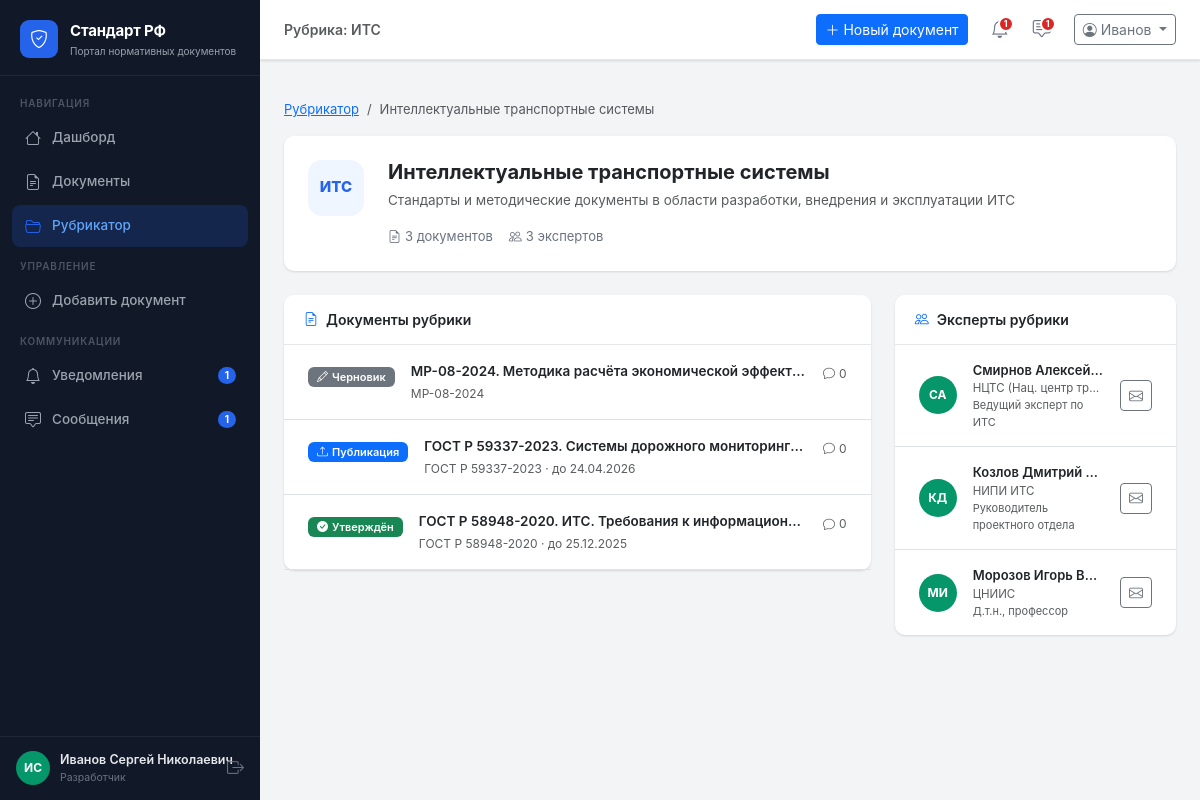
The app's page /rubrics/1 (signed in) with its own data.
### app/models.py (models this page shows, shortened)
class User(db.Model):
    __tablename__ = 'users'
    id           = db.Column(db.Integer, primary_key=True)
    username     = db.Column(db.String(80), unique=True, nullable=False)
    email        = db.Column(db.String(120), unique=True, nullable=False)
    password     = db.Column(db.String(200), nullable=False, default='demo123')
    role         = db.Column(db.String(20), nullable=False)   # admin | org | expert
    full_name    = db.Column(db.String(200))
    organization = db.Column(db.String(300))
    position     = db.Column(db.String(200))
    created_at   = db.Column(db.DateTime, default=datetime.utcnow)
    phone        = db.Column(db.String(20))
    is_active    = db.Column(db.Boolean, default=True)
    org_id       = db.Column(db.Integer, db.ForeignKey('users.id'), nullable=True)
    rubric_id    = db.Column(db.Integer, db.ForeignKey('rubrics.id'), nullable=True)
    documents     = db.relationship('Document', backref='author', lazy=True,
                                    foreign_keys='Document.author_id')
    comments      = db.relationship('Comment', backref='author', lazy=True)
    notifications = db.relationship('Notification', backref='user', lazy=True)
    def get_initials(self):
        if self.full_name:
            parts = self.full_name.split()
            if len(parts) >= 2:
                return f"{parts[0][0]}{parts[1][0]}".upper()
            return self.full_name[:2].upper()
        return self.username[:2].upper()
    def role_label(self):
        return {'admin': 'Сис. администратор', 'org': 'Разработчик', 'organization': 'Организация', 'expert': 'Эксперт'}.get(self.role, self.role)
    def unread_notifications(self):
        return Notification.query.filter_by(user_id=self.id, is_read=False).count()
    def unread_messages(self):
        return Message.query.filter_by(receiver_id=self.id, is_read=False).count()

class Rubric(db.Model):
    __tablename__ = 'rubrics'
    id          = db.Column(db.Integer, primary_key=True)
    code        = db.Column(db.String(20), unique=True, nullable=False)
    name        = db.Column(db.String(200), nullable=False)
    description = db.Column(db.Text)
    created_at  = db.Column(db.DateTime, default=datetime.utcnow)
    documents = db.relationship('Document', backref='rubric', lazy=True)
    def expert_count(self):
        return RubricExpert.query.filter_by(rubric_id=self.id).count()
    def document_count(self):
        return Document.query.filter_by(rubric_id=self.id).count()

class Document(db.Model):
    __tablename__ = 'documents'
    id                  = db.Column(db.Integer, primary_key=True)
    title               = db.Column(db.String(500), nullable=False)
    number              = db.Column(db.String(100))
    rubric_id           = db.Column(db.Integer, db.ForeignKey('rubrics.id'), nullable=True)
    author_id           = db.Column(db.Integer, db.ForeignKey('users.id'), nullable=False)
    status              = db.Column(db.String(30), default='draft')
    doc_type            = db.Column(db.String(50), default='standard')
    description         = db.Column(db.Text)
    discussion_deadline = db.Column(db.Date)
    created_at          = db.Column(db.DateTime, default=datetime.utcnow)
    updated_at          = db.Column(db.DateTime, default=datetime.utcnow, onupdate=datetime.utcnow)
    versions = db.relationship('DocumentVersion', backref='document', lazy=True,
                               order_by='DocumentVersion.uploaded_at.desc()')
    comments = db.relationship('Comment', backref='document', lazy=True,
                               order_by='Comment.created_at.desc()')
    stages   = db.relationship('DocumentStage', backref='document', lazy=True,
                               order_by='DocumentStage.order')
    def status_info(self):
        return DOCUMENT_STATUSES.get(self.status, ('Неизвестно', 'secondary'))
    def comments_count(self):
        return Comment.query.filter_by(document_id=self.id).count()

### app/routes/rubrics.py (the view)
@rubrics_bp.route('/<int:rubric_id>')
@login_required
def detail(rubric_id):
    user   = get_current_user()
    rubric = Rubric.query.get_or_404(rubric_id)
    docs   = Document.query.filter_by(rubric_id=rubric_id)\
                           .order_by(Document.updated_at.desc()).all()
    experts = [re.user for re in
               RubricExpert.query.filter_by(rubric_id=rubric_id).all()]
    from app.models import DOCUMENT_STATUSES
    return render_template('rubrics/detail.html',
                           rubric=rubric, docs=docs, experts=experts,
                           DOCUMENT_STATUSES=DOCUMENT_STATUSES, user=user)

### app/utils.py (called while the page is built)
def login_required(f):
    @wraps(f)
    def decorated(*args, **kwargs):
        if 'user_id' not in session:
            return redirect(url_for('auth.login'))
        return f(*args, **kwargs)
    return decorated

def get_current_user():
    if 'user_id' in session:
        return User.query.get(session['user_id'])
    return None

### app/templates/rubrics/detail.html (shortened to what this page needs)
{% extends 'base.html' %}
{% block page_title %}Рубрика: {{ rubric.code }}{% endblock %}
{% block content %}
<nav aria-label="breadcrumb" class="mb-3">
  <ol class="breadcrumb" style="font-size:13px;">
    <li class="breadcrumb-item"><a href="{{ url_for('rubrics.index') }}">Рубрикатор</a></li>
    <li class="breadcrumb-item active">{{ rubric.name }}</li>
  </ol>
</nav>
<div class="card mb-4">
  <div class="card-body p-4">
    <div class="d-flex align-items-start gap-4">
      <div style="width:56px;height:56px;background:#eff6ff;border-radius:14px;
                  display:flex;align-items:center;justify-content:center;
                  font-size:15px;font-weight:800;color:#2563eb;flex-shrink:0;">
        {{ rubric.code }}
      </div>
      <div>
        <h2 style="font-size:20px;font-weight:700;margin-bottom:6px;">{{ rubric.name }}</h2>
        {% if rubric.description %}
        <p class="text-muted mb-0" style="font-size:13.5px;line-height:1.6;">{{ rubric.description }}</p>
        {% endif %}
        <div class="d-flex gap-3 mt-3" style="font-size:13px;color:#6b7280;">
          <span><i class="bi bi-file-earmark-text me-1"></i>{{ rubric.document_count() }} документов</span>
          <span><i class="bi bi-people me-1"></i>{{ rubric.expert_count() }} экспертов</span>
        </div>
      </div>
    </div>
  </div>
</div>
<div class="row g-4">
  <div class="col-xl-8">
    <div class="card">
      <div class="card-header">
        <i class="bi bi-file-earmark-text text-primary me-2"></i>Документы рубрики
      </div>
      <div class="card-body p-0">
        {% if docs %}
          {% for doc in docs %}
          {% set si = doc.status_info() %}
          <a href="{{ url_for('documents.detail', doc_id=doc.id) }}"
             class="d-flex align-items-start gap-3 px-4 py-3 border-bottom
                    text-decoration-none text-dark list-group-item-action"
             style="overflow:hidden;">
            <div class="mt-1 flex-shrink-0">
              <span class="badge bg-{{ si[1] }}"><i class="bi bi-{{ si[2] }} me-1"></i>{{ si[0] }}</span>
            </div>
            <div class="flex-grow-1 min-w-0" style="overflow:hidden;">
              <div class="fw-semibold text-truncate" style="font-size:13.5px;">{{ doc.title }}</div>
              <div class="text-muted mt-1 text-truncate" style="font-size:12px;">
                {{ doc.number or '—' }}{% if doc.discussion_deadline %} · до {{ doc.discussion_deadline.strftime('%d.%m.%Y') }}{% endif %}
              </div>
            </div>
            <div class="text-muted flex-shrink-0 d-flex align-items-center gap-1 mt-1" style="font-size:12px;white-space:nowrap;">
              <i class="bi bi-chat"></i><span>{{ doc.comments_count() }}</span>
            </div>
          </a>
          {% endfor %}
        {% else %}
        <div class="text-center py-5 text-muted">
          <i class="bi bi-file-earmark" style="font-size:36px;opacity:.25;"></i>
          <p class="mt-2 mb-0">Документов в этой рубрике пока нет</p>
        </div>
        {% endif %}
      </div>
    </div>
  </div>
  <div class="col-xl-4">
    <div class="card">
      <div class="card-header">
        <i class="bi bi-people text-primary me-2"></i>Эксперты рубрики
      </div>
      <div class="card-body p-0">
        {% if experts %}
          {% for expert in experts %}
          <div class="d-flex align-items-center gap-3 px-4 py-3
                      {% if not loop.last %}border-bottom{% endif %}">
            <div class="user-avatar" style="width:38px;height:38px;font-size:12px;
                 background:#059669;flex-shrink:0;">
              {{ expert.get_initials() }}
            </div>
            <div class="flex-grow-1 min-w-0">
              <div class="fw-semibold text-truncate" style="font-size:13px;">
                {{ expert.full_name }}
              </div>
              <div class="text-muted text-truncate" style="font-size:11.5px;">
                {{ expert.organization }}
              </div>
              <div class="text-muted" style="font-size:11px;">{{ expert.position }}</div>
            </div>
            <a href="{{ url_for('messages.compose', to=expert.id) }}"
               class="btn btn-sm btn-outline-secondary flex-shrink-0" title="Написать сообщение">
              <i class="bi bi-envelope"></i>
            </a>
          </div>
          {% endfor %}
        {% else %}
        <div class="text-center py-4 text-muted" style="font-size:13px;">
          <i class="bi bi-person-x" style="font-size:28px;opacity:.3;display:block;margin-bottom:8px;"></i>
          Эксперты не назначены
        </div>
        {% endif %}
      </div>
    </div>
  </div>
</div>
{% endblock %}

### app/templates/base.html (shortened to what this page needs)
<!DOCTYPE html>
<html lang="ru">
<head>
  <link rel="stylesheet"
        href="https://cdn.jsdelivr.net/npm/bootstrap@5.3.3/dist/css/bootstrap.min.css" />
  <link rel="stylesheet"
        href="https://cdn.jsdelivr.net/npm/bootstrap-icons@1.11.3/font/bootstrap-icons.min.css" />
  <link rel="stylesheet" href="{{ url_for('static', filename='css/main.css') }}" />
</head>
<body>
<aside class="sidebar" id="sidebar">
  <div class="sidebar-brand">
    <div class="brand-icon"><i class="bi bi-shield-check"></i></div>
    <div class="brand-text">
      <span class="brand-title">Стандарт РФ</span>
      <span class="brand-sub">Портал нормативных документов</span>
    </div>
  </div>
  <nav class="sidebar-nav">
    <div class="nav-section-label">Навигация</div>
    <a href="{{ url_for('main.dashboard') }}"
       class="nav-link {% if request.endpoint == 'main.dashboard' %}active{% endif %}">
      <i class="bi bi-house"></i><span>Дашборд</span>
    </a>
    <a href="{{ url_for('documents.list_documents') }}"
       class="nav-link {% if request.blueprint == 'documents' and request.endpoint != 'documents.add' %}active{% endif %}">
      <i class="bi bi-file-earmark-text"></i><span>Документы</span>
    </a>
    <a href="{{ url_for('rubrics.index') }}"
       class="nav-link {% if request.blueprint == 'rubrics' %}active{% endif %}">
      <i class="bi bi-folder2-open"></i><span>Рубрикатор</span>
    </a>
    {% if session.role in ('admin', 'org', 'organization') %}
    <div class="nav-section-label mt-2">Управление</div>
    {% if session.role == 'org' %}
    <a href="{{ url_for('documents.add') }}"
       class="nav-link {% if request.endpoint == 'documents.add' %}active{% endif %}">
      <i class="bi bi-plus-circle"></i><span>Добавить документ</span>
    </a>
    {% endif %}
    {% endif %}
    <div class="nav-section-label mt-2">Коммуникации</div>
    <a href="{{ url_for('notifications.index') }}"
       class="nav-link {% if request.blueprint == 'notifications' %}active{% endif %}">
      <i class="bi bi-bell"></i><span>Уведомления</span>
      {% set unread_n = current_user.unread_notifications() if current_user else 0 %}
      {% if unread_n > 0 %}
      <span class="nav-badge">{{ unread_n }}</span>
      {% endif %}
    </a>
    <a href="{{ url_for('messages.index') }}"
       class="nav-link {% if request.blueprint == 'messages' %}active{% endif %}">
      <i class="bi bi-chat-square-text"></i><span>Сообщения</span>
      {% set unread_m = current_user.unread_messages() if current_user else 0 %}
      {% if unread_m > 0 %}
      <span class="nav-badge">{{ unread_m }}</span>
      {% endif %}
    </a>
  </nav>
  <div class="sidebar-footer">
    <div class="user-card">
      {% set _avatar_colors = ['#2563eb','#7c3aed','#059669','#d97706','#dc2626'] %}
      <div class="user-avatar" style="background:{{ _avatar_colors[(current_user.id % _avatar_colors|length) if current_user else 0] }}">
        {{ current_user.get_initials() if current_user else '?' }}
      </div>
      <div class="user-info">
        <div class="user-name">{{ session.full_name or 'Гость' }}</div>
        <div class="user-role">{{ current_user.role_label() if current_user else '' }}</div>
      </div>
    </div>
    <a href="{{ url_for('auth.logout') }}" class="btn-logout" title="Выйти">
      <i class="bi bi-box-arrow-right"></i>
    </a>
  </div>
</aside>
<div class="main-wrapper">
  <header class="topbar">
    <div class="topbar-breadcrumb">
      {% block breadcrumb %}
      <span class="text-muted">{% block page_title %}{% endblock %}</span>
      {% endblock %}
    </div>
    <div class="topbar-actions ms-auto">
      {% if session.role == 'org' %}
      <a href="{{ url_for('documents.add') }}" class="btn btn-primary btn-sm me-2">
        <i class="bi bi-plus-lg me-1"></i>Новый документ
      </a>
      {% endif %}
      <a href="{{ url_for('notifications.index') }}" class="topbar-icon-btn" title="Уведомления">
        {% set unread_n = current_user.unread_notifications() if current_user else 0 %}
        {% if unread_n > 0 %}<span class="dot-badge">{{ unread_n }}</span>{% endif %}
      </a>
      <a href="{{ url_for('messages.index') }}" class="topbar-icon-btn" title="Сообщения">
        {% set unread_m = current_user.unread_messages() if current_user else 0 %}
        {% if unread_m > 0 %}<span class="dot-badge">{{ unread_m }}</span>{% endif %}
      </a>
      <div class="dropdown ms-2">
        <button class="btn btn-outline-secondary btn-sm dropdown-toggle" data-bs-toggle="dropdown">
          <i class="bi bi-person-circle me-1"></i>{{ session.full_name.split()[0] if session.full_name else 'Гость' }}
        </button>
      </div>
    </div>
  </header>
  <div class="flash-container">
  </div>
  <main class="page-content">
    {% block content %}{% endblock %}
  </main>
</div>
</body>
</html>

### records on screen
User: full_name "ИС", full_name "Иванов Сергей Николаевич", role "Разработчик"
Rubric: code "ИТС", name "Интеллектуальные транспортные системы", description "Стандарты и методические документы в области разработки, внедрения и эксплуатации ИТС"
Document: si "Черновик", title "МР-08-2024. Методика расчёта экономической эффект…", number "МР-08-2024", comments_count "0"
Document: si "Публикация", title "ГОСТ Р 59337-2023. Системы дорожного мониторинг…", number "ГОСТ Р 59337-2023", discussion_deadline "24.04.2026", comments_count "0"
Document: si "Утверждён", title "ГОСТ Р 58948-2020. ИТС. Требования к информацион…", number "ГОСТ Р 58948-2020", discussion_deadline "25.12.2025", comments_count "0"
User: get_initials "СА", full_name "Смирнов Алексей…", organization "НЦТС (Нац. центр тр…", position "Ведущий эксперт по ИТС"
User: get_initials "КД", full_name "Козлов Дмитрий…", organization "НИПИ ИТС", position "Руководитель проектного отдела"
User: get_initials "МИ", full_name "Морозов Игорь В…", organization "ЦНИИС", position "Д.т.н., профессор"

### other values on screen
{{ unread_n }} "1"
{{ unread_m }} "1"
{{ session.full_name.split()[0] if session.full_name else 'Гость' }} "Иванов"
{{ rubric.document_count() }} "3"
{{ rubric.expert_count() }} "3"
